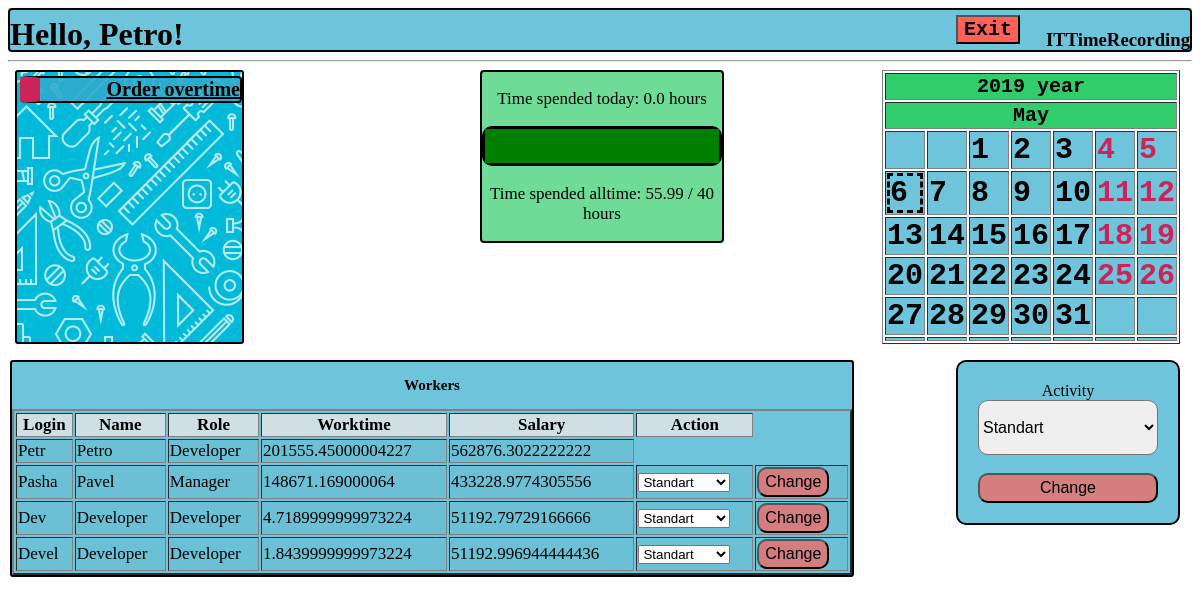
Page /manager/ChangeUserActivity (signed in) on the earlier database version.
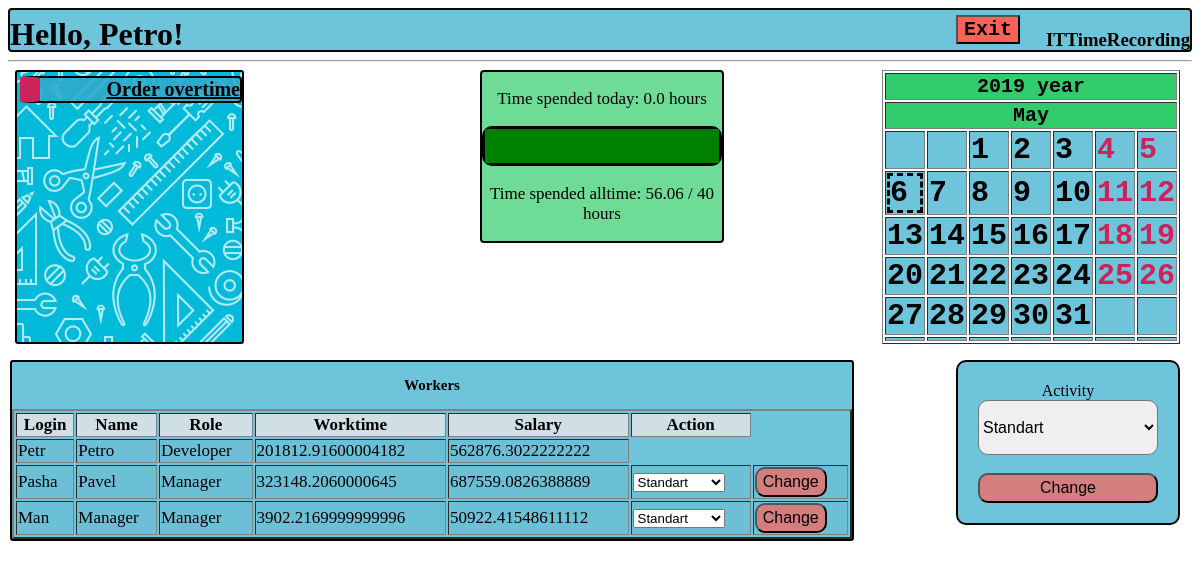
Same page on the later database version.
### rec/models.py (models this page shows, shortened)
class User(db.Model):
    __tablename__ = 'USER'
    login = db.Column('LOGIN', db.String(20), primary_key=True)
    password = db.Column('PASSWORD', db.String(20), nullable=False)
    salary = db.Column('SALARY', db.INTEGER)
    worktime = db.Column('WORKTIME', db.INTEGER)
    username = db.Column('USERNAME', db.String(50), nullable=False)
    role = db.Column('ROLE_NAME', db.String(15), nullable=False )

### rec/tools/Manager/views.py (the view)
@mod.route('/ChangeUserActivity', methods=['GET', 'POST'])
def ChangeUserActivity():
    if ('userlogin' in request.form and 'activity' in request.form):
        g.user.choose_dev_activity(request.form['userlogin'],request.form['activity'])
    everyone = User.query.all()
    return render_template("tools/Manager/ChangeUserActivity.html",
                           user=g.user,
                           menu=menu,
                           date=date,
                           cal=cal,
                           norms=session['normative'],
                           time=Workday.query.filter_by(id=session["workday_id"]).first().time + session['time'],
                           workers = everyone)

### rec/tools/Manager/views.py (called while the page is built)
@mod.before_request
def before_request():
    g.user = None
    if 'user_login' in session:
        g.user = User.query.get(session['user_login'])
    global menu
    menu = []
    if g.user.role == 'Developer':
        g.user = Developer.query.get(session['user_login'])
        menu.append(['Order overtime', 'TakeOvertime'])
    if g.user.role == 'Manager':
        g.user = Manager.query.get(session['user_login'])
        menu.append(['Change user activity', 'ChangeUserActivity'])
        menu.append(['Workday managing', 'ManageWorkday'])
        menu.append(['Registration of new worker', 'Register'])
        menu.append(['Delete user', 'Delete'])
    session['now'] = time.monotonic()
    session['time'] = session['now'] - session['start']

### rec/templates/tools/Manager/ChangeUserActivity.html (shortened to what this page needs)
{% include "homepage.html" %}
<div class = "usertable">
<p>Workers</p>
<table border="2px">
<tr>
    <th>Login</th>
    <th>Name</th>
    <th>Role</th>
    <th>Worktime</th>
    <th>Salary</th>
    <th>Action</th>
</tr>
{% for worker in workers %}
<tr>
    <td>{{ worker.login }}</td>
    <td>{{ worker.username }}</td>
    <td>{{ worker.role }}</td>
    <td>{{ worker.worktime }}</td>
    <td>{{ worker.salary }}</td>
    {% if  worker.login != user.login %}
        <form method="post" action="{{ url_for('Manager.ChangeUserActivity') }}">
            <td>
                <select name="activity" id="activity">
                <option value="Standart">Standart</option>
            </select>
            </td>
            <td><input type="submit" value="Change"></td>
        </form>
    {% endif %}
</tr>
{% endfor %}
</table>
</div>

### rec/templates/homepage.html (shortened to what this page needs)
<!DOCTYPE html>
{% extends "base.html" %}
{% block body %}
    <body link="black">
    <div class="hello"><h1>Hello, {{ user.username }}!</h1></div>
    <div class="back"></div>
    <div class="menu">
    <ul>
    {% set role = user.role %}
    {% for item in menu %}
        <li>
            {% set url = role+"."+item[1] %}
            <a href = {{ url_for(url)}}>{{ item[0] }}</a>
        </li>
    {% endfor %}
    </ul>
    </div>
    <div class="progress_bar">
        <p> Time spended today: {{ (time/3660) | round(2)  }} hours </p>
        <progress max = {{ norms }} value = {{ (user.worktime/3660 + time/3660)|round(2) }}></progress>
        <p> Time spended alltime: {{ (user.worktime/3600) | round(2) + (time/3660) | round(2)}} / {{ norms | round }} hours</p>
    </div>
    {% include "calendar.html" %}
    <div class="activity">
        <form method="post">
            <label for="activity"> Activity </label>
            <select name="activity" id="activity">
                <option value="Standart">Standart</option>
            </select>
            <br>
            <br>
            <input type="submit" name="activity" value="Change" formaction="{{ url_for('rec.activity') }}">
        </form>
    </div>
    <form method="post">
    <input class="exit" type="submit" name="exit" value="Exit" formaction="{{ url_for('rec.exit') }}">
    </form>
</body>
{% endblock %}

### rec/templates/base.html (shortened to what this page needs)
{% block content %}
<link rel="stylesheet" href="/static/css/main.css" />
<div class="header"><h3 align="right">ITTimeRecording</h3></div>
<hr>
{% endblock %}
{% block body %}
{% endblock %}

### rec/templates/calendar.html
<link rel="stylesheet" href="/static/css/main.css" />
<div class = "calendar">
<form method="post">
{% set months_names = {
        1: 'January', 2: 'February', 3: 'March', 4: 'April',
        5: 'May', 6: 'June', 7: 'July', 8: 'August',
        9: 'September', 10: 'October', 11: 'November', 12: 'December'
    } %}
    <table border="1">
        <tr>
            <th colspan="7">{{ date.year }} year</th>
        </tr>
        <tr>
            <th colspan="7">{{ months_names[date.month] }} </th>
        </tr>
        {% for week in cal %}
            <tr>
                {% for day in week %}
                    <td>
                    {% if  day.date == date.day %}
                        <div class="today">
                    {% endif %}
                    {% if day.form == "Vacancy" %}
                        <div class="vacancy">{{ day.date }}</div>
                    {% endif %}
                    {% if day.form == "Work" %}
                        <div>{{ day.date }}</div>
                    {% endif %}
                    {% if  day.date == date.day %}
                        </div>
                    {% endif %}
                    </td>
                {% endfor %}
            </tr>
        {% endfor %}
    </table>
</form>
</div>

### rec/static/css/main.css (style rules this page uses)
body { background-color: #57FFC6; background: url("work.jpg"); background-size: 900px 900px; font-family: Gothic; }
.usertable { background-color: rgba(49, 171, 204, 0.7); position: absolute; left: 10px; top: 360px; border-radius: 3px; border: black solid 2px; width: 70%; }
.usertable table { width: 100%; }
.usertable th { background-color: rgba(229,229,229,0.81); font-size: 17px; }
.usertable td { background-color: rgba(107, 191, 214, 0.81); font-size: 17px; }
.usertable input[type="submit"] { background-color: rgba(255, 97, 89, 0.7); height: 30px; font-size: 16px; border-radius: 10px; }
.usertable p { text-align: center; font-size: 15px; font-weight: bolder; }
.back { background: url("tools.jpg"); position: absolute; top: 70px; left: 15px; width: 225px; height: 270px; border-radius: 3px; border: black solid 2px; }
.activity { background: rgba(49, 171, 204, 0.7); text-align: center; padding: 20px; border-radius: 10px; border: black solid 2px; position:absolute; top: 360px; right: 20px; width: 15%; }
.activity input { background-color: rgba(255, 97, 89, 0.7); width: 100%; height: 30px; font-size: 16px; border-radius: 10px; }
.activity select { width: 100%; margin: 0px; padding: 0px; height: 55px; font-size: 16px; border-radius: 10px; }
.header { height: 40px; background-color: rgba(49, 171, 204, 0.7); border: black solid 2px; border-radius: 4px; }
.progress_bar { width: 20%; position:absolute; top: 70px; left: 40%; right: 40%; background-color: rgba(49, 204, 107, 0.7); border: black solid 2px; border-radius: 4px; }
.progress_bar progress { color: #31ABCC; width: 100%; height: 40px; border: black solid 3px; border-radius: 10px; }
.progress_bar p { color: black; text-align: center; font-size: 17px; }
.menu { position: absolute; top:60px; left: 10px; }
.menu ul { list-style-type: none; padding-left: 10px; color: black; }
.menu li { font-size: 20px; width: 200px; background-color: rgba(49, 171, 204, 0.9); text-align: right; border: black solid 2px; border-radius: 4px; border-left: #CC235A solid 20px; font-weight: bolder; }
.calendar { position: absolute; top: 70px; right: 20px; }
.calendar .vacancy { color: #CC235A; }
.calendar td { background-color: rgba(49, 171, 204, 0.7); font-size: 30px; font-family: monospace; font-weight: bold; }
.calendar th { background-color: #31CC6B; font-size: 20px; font-family: monospace; font-weight: bold; }
.calendar .today { border: dashed; }
.exit { background-color: #ff6159; font-size: 20px; font-family: monospace; font-weight: bold; text-align: center; position: absolute; top: 15px; right: 180px; }
.hello { position: absolute; top: -5px; left: 10px; }

Differences in the rows shown:
removed User: login "Dev", username "Developer", role "Developer", worktime "4.7189999999973224", salary "51192.79729166666"
removed User: login "Devel", username "Developer", role "Developer", worktime "1.8439999999973224", salary "51192.996944444436"
changed User "Petr": (user.worktime/3600)|round(2)+(time/3660)|round(2) "55.99" → "56.06"; worktime "201555.45000004227" → "201812.91600004182"
changed User "Pasha": worktime "148671.169000064" → "323148.2060000645"; salary "433228.9774305556" → "687559.0826388889"
added User: login "Man", username "Manager", role "Manager", worktime "3902.2169999999996", salary "50922.41548611112"
